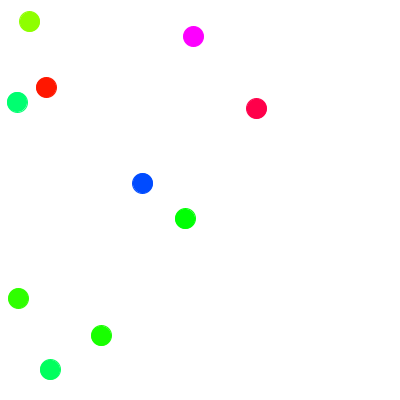
Frame 1 (no input)
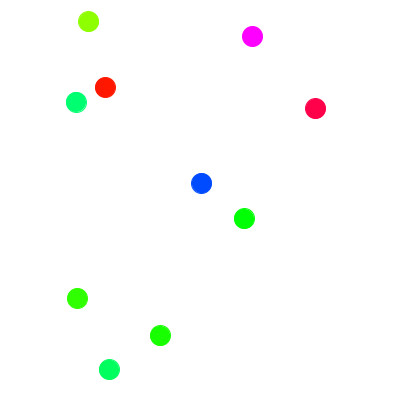
Frame 60 (the mouse pressed at the canvas centre just before this capture)
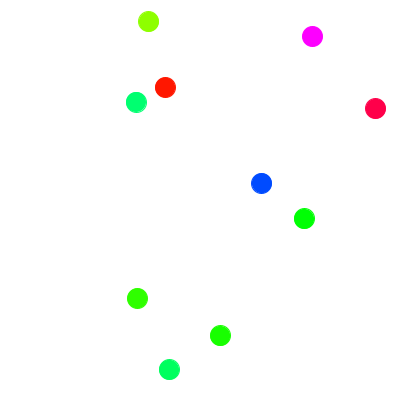
Frame 120 (the mouse held since frame 60 and released just before this capture)

The Processing sketch that drew these frames (run headless with seeded random() and noise(); from frame 60 on, the mouse is pressed at the canvas centre):

// Processing sketch: processing_102080
// ── processing_102080.pde

//Q5-1
float[] xBall;
float[] yBall;
color[] cBall;
int numberOfBalls = 10;
int radius=10;
void setup(){
  size(400,400); 
  colorMode(HSB,359,99,99); smooth();
  xBall = new float[numberOfBalls];
  yBall = new float[numberOfBalls];
  cBall = new color[numberOfBalls];
  for(int i=0;i<numberOfBalls;i++){
    xBall[i] = random(radius, width-radius);
    yBall[i] = random(radius, height-radius);
    cBall[i] = color(random(359), 99, 99);
  }
}

void draw(){
  background(0,0,99);
  for(int i=0;i<numberOfBalls;i++){
    xBall[i] += 1;
  if(xBall[i] - radius > width){
    xBall[i] = -radius; }
    stroke(cBall[i]);
    fill(cBall[i]);
    ellipse(xBall[i],yBall[i],2*radius,2*radius);
  } 
}
